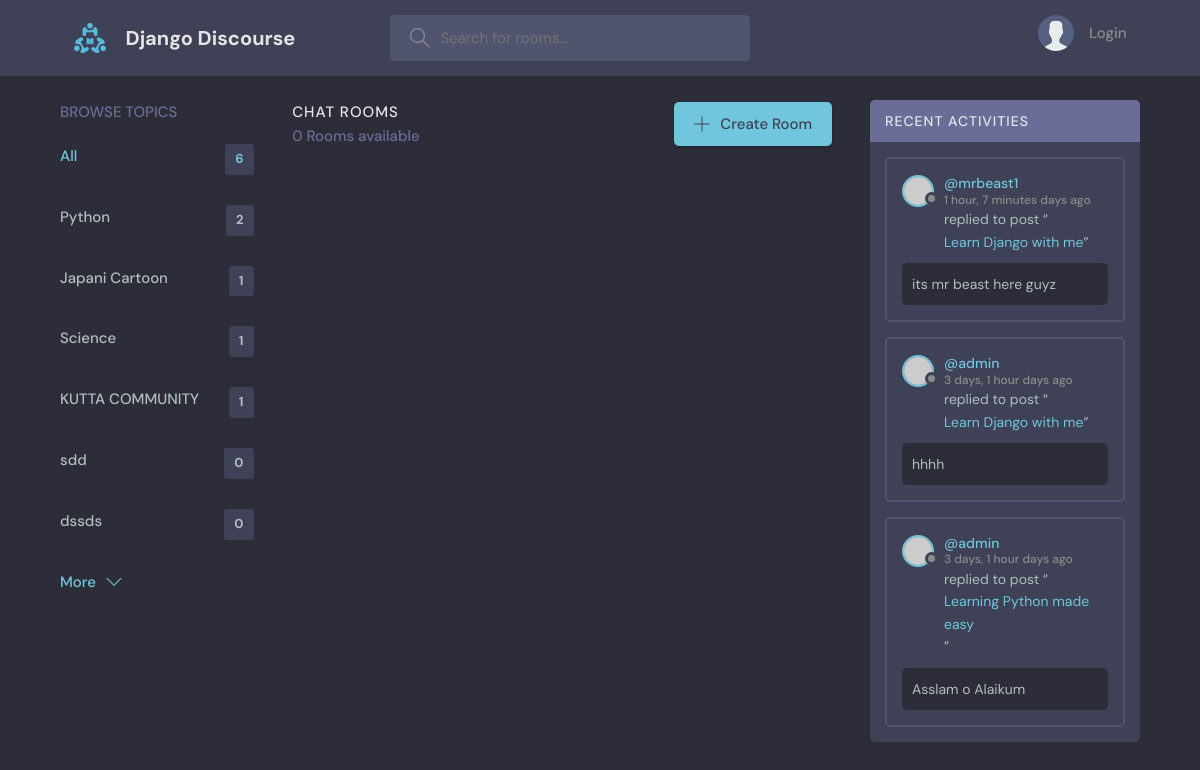
The page /?q=sdd on the database its author committed.
### chat/models.py (models this page shows, shortened)
class Topic(models.Model):
    topic = models.CharField(max_length=200)
    def __str__(self):
        return self.topic

class Message(models.Model):
    user = models.ForeignKey(User,on_delete=models.CASCADE)
    room = models.ForeignKey(Room,on_delete=models.CASCADE)
    message = models.TextField()
    updated = models.DateTimeField(auto_now=True)
    created = models.DateTimeField(auto_now_add=True)

class Room(models.Model):
    host = models.ForeignKey(User,on_delete=models.SET_NULL,null=True)
    name = models.CharField(max_length=200)
    description = models.TextField(null=True,blank=True)
    participants = models.ManyToManyField(User,related_name="Participants",blank=True)
    topic = models.ForeignKey(Topic,on_delete=models.SET_NULL,null=True)
    updated = models.DateTimeField(auto_now=True)
    created = models.DateTimeField(auto_now_add=True)
    class Meta:
        ordering = ['-updated','-created']
    def __str__(self):
        return self.name

### chat/views.py (the view)
# urls.py: 2. Add a URL to urlpatterns:  path('', views.home, name='home')
def home(request):
    q = request.GET.get('q')  if request.GET.get('q') != None else ''
    rooms = Room.objects.filter(
        Q(topic__topic__icontains=q) |
        Q(name__icontains=q) |
        Q(description__icontains=q)
    )
    room_count = rooms.count()
    topics = Topic.objects.all()
    chats = Message.objects.all().order_by('-created')
    context = {'rooms' : rooms,'topics' : topics,'room_count' : room_count,'chats': chats,'page' : 'Django Discourse'}
    return render(request,'chat/home.html',context)

### chat/templates/chat/home.html (shortened to what this page needs)
{% extends "base.html" %}
{% block content %}
<main class="layout layout--3">
  <div class="container">
    {% include 'chat/topics_components.html' %}
    <div class="roomList">
      <div class="roomList__header">
        <div>
          <h2>Chat Rooms</h2>
          <p>{{room_count}} Rooms available</p>
        </div>
        <a class="btn btn--main" href="{% url 'create-room' %}">
          <svg
            version="1.1"
            xmlns="http://www.w3.org/2000/svg"
            width="32"
            height="32"
            viewBox="0 0 32 32"
          >
            <title>add</title>
            <path
              d="M16.943 0.943h-1.885v14.115h-14.115v1.885h14.115v14.115h1.885v-14.115h14.115v-1.885h-14.115v-14.115z"
            ></path>
          </svg>
          Create Room
        </a>
      </div>
    </div>
    {% include 'chat/activity_components.html' %}
  </div>
</main>
{% endblock  %}

### chat/templates/chat/topics_components.html
<div class="topics">
    <div class="topics__header">
      <h2>Browse Topics</h2>
    </div>
    <ul class="topics__list">
      <li>
        <a href="{% url 'home' %}" class="active">All<span>{{topics.count}}</span></a>
      </li>
      {% for topic in topics %}
      <li>
        <a href="{% url 'home' %}?q={{topic}}">{{topic}}<span>{{topic.room_set.all.count}}</span></a>
      </li>
      {% endfor %}
    </ul>
    <a class="btn btn--link" href="{% url 'home' %}">
      More
      <svg
        version="1.1"
        xmlns="http://www.w3.org/2000/svg"
        width="32"
        height="32"
        viewBox="0 0 32 32"
      >
        <title>chevron-down</title>
        <path d="M16 21l-13-13h-3l16 16 16-16h-3l-13 13z"></path>
      </svg>
    </a>
  </div>

### chat/templates/chat/activity_components.html (shortened to what this page needs)
<div class="activities">
    <div class="activities__header">
      <h2>Recent Activities</h2>
    </div>
    {% for chat in chats|slice:":3" %}
    <div class="activities__box">
      <div class="activities__boxHeader roomListRoom__header">
        <a href="{% url 'userprofile' chat.user.id %}" class="roomListRoom__author">
          <div class="avatar avatar--small">
            <img src="https://randomuser.me/api/portraits/women/11.jpg" />
          </div>
          <p>
            @{{chat.user}}
            <span>{{chat.created|timesince}} days ago</span>
          </p>
        </a>
      </div>
      <div class="activities__boxContent">
        <p>
          replied to post “<a href="{% url 'room' chat.room.id %}">{{chat.room}}</a
          >”
        </p>
        <div class="activities__boxRoomContent">
            {{chat.message}}
        </div>
      </div>
    </div>
    {% endfor %}
  </div>

### static/styles/style.css (style rules this page uses)
:root { --color-main: #71c6dd; --color-main-light: #e1f6fb; --color-dark: #3f4156; --color-dark-medium: #51546e; --color-dark-light: #696d97; --color-light: #e5e5e5; --color-gray: #8b8b8b; --color-light-gray: #b2bdbd; --color-bg: #2d2d39; --color-success: #5dd693; --color-error: #fc4b0b; }
* { font-family: "DM Sans", -apple-system, BlinkMacSystemFont, "Segoe UI", Roboto, Oxygen, Ubuntu, Cantarell, "Open Sans", "Helvetica Neue", sans-serif; margin: 0; padding: 0; box-sizing: border-box; text-rendering: optimizeLegibility; font-size: inherit; }
html { font-size: 56.25%; }
@media only screen and (min-width: 1200px) { html { font-size: 62.5%; } }
body { line-height: 1.6; font-weight: 400; font-size: 1.5rem; color: var(--color-light-gray); background-color: var(--color-bg); min-height: 100vh; }
img { width: 100%; }
a { display: inline-block; color: var(--color-main); text-decoration: none; }
.container { max-width: 120rem; width: 90%; margin: auto; }
.btn { background-color: transparent; border: none; display: inline-flex; align-items: center; gap: 1rem; cursor: pointer; transition: all ease-in-out 0.3s; padding: 1rem 2rem; border-radius: 5px; box-shadow: 1px 1px 3px 1px rgba(0, 0, 0, 0.15); font-weight: 500; }
.btn--link { border-radius: 0; padding: 0; color: var(--color-main); box-shadow: none; }
.btn--main { background-color: var(--color-main); color: var(--color-dark); }
.btn > svg { fill: currentColor; width: 1.6rem; height: 1.6rem; }
.avatar { position: relative; display: inline-block; border-radius: 50%; border: 2px solid var(--color-main); }
.avatar img { display: block; border-radius: 50%; object-fit: cover; object-position: center; }
.avatar::after { content: ""; display: block; position: absolute; background-color: var(--color-gray); z-index: 111; border-radius: 50%; border: 0.3rem solid var(--color-dark); }
.avatar.avatar--small img { width: 2.8rem; height: 2.8rem; }
.avatar.avatar--small:after { width: 0.7rem; height: 0.7rem; bottom: 0px; right: -6px; }
.layout { margin-top: 2.4rem; }
.layout > .container { display: flex; justify-content: space-between; align-items: flex-start; }
.layout--3 > .container > div:first-child { flex-basis: 18%; max-width: 22.5rem; }
.layout--3 > .container > div:nth-child(2) { flex-basis: 50%; }
.layout--3 > .container > div:last-child { flex-basis: 25%; }
.topics__header { margin-bottom: 2rem; }
.topics__header h2 { text-transform: uppercase; font-weight: 500; color: var(--color-dark-light); }
.topics__list { list-style: none; }
.topics__list li a { display: flex; justify-content: space-between; margin-bottom: 3rem; font-weight: 500; color: var(--color-light-gray); transition: all 0.3s ease-in-out; }
.topics__list li a.active, .topics__list li a:hover { color: var(--color-main); }
.topics__list li a span { padding: 0.5rem 1rem; background-color: var(--color-dark); border-radius: 3px; font-size: 1.3rem; font-weight: 700; letter-spacing: 1px; }
.roomList__header { display: flex; justify-content: space-between; align-items: center; margin-bottom: 2.4rem; }
.roomList__header h2 { text-transform: uppercase; font-weight: 500; color: var(--color-light); letter-spacing: 1px; }
.roomList__header p { font-weight: 500; color: var(--color-dark-light); }
.roomListRoom__header { display: flex; justify-content: space-between; align-items: center; }
.roomListRoom__author { font-weight: 500; display: flex; align-items: center; gap: 1rem; }
.activities { background: var(--color-dark); border-radius: 5px; overflow: hidden; }
.activities__header h2 { background-color: var(--color-dark-light); text-transform: uppercase; font-weight: 500; padding: 1rem 1.5rem; color: var(--color-light); letter-spacing: 1px; font-size: 1.4rem; }
.activities__box { margin: 1.5rem; padding: 1.5rem; border: 2px solid var(--color-dark-medium); border-radius: 5px; }
.activities__boxHeader p { font-size: 1.4rem; line-height: 1.3; }
.activities__boxHeader p span { color: var(--color-gray); font-size: 1.2rem; display: block; }
.activities__boxContent { margin-left: 4.2rem; }
.activities__boxContent { font-size: 1.4rem; }
.activities__boxRoomContent { background: var(--color-bg); padding: 1rem; border-radius: 5px; margin-top: 1rem; margin-left: -4.2rem; }

### rows shown on the page
Topic: topic "Python", room_set.all.count "2"
Topic: topic "Japani Cartoon", room_set.all.count "1"
Topic: topic "Science", room_set.all.count "1"
Topic: topic "KUTTA COMMUNITY", room_set.all.count "1"
Topic: topic "sdd", room_set.all.count "0"
Topic: topic "dssds", room_set.all.count "0"
Message: user "mrbeast1", created "1 hour, 7 minutes", room "Learn Django with me", message "its mr beast here guyz"
Message: user "admin", created "3 days, 1 hour", room "Learn Django with me", message "hhhh"
Message: user "admin", created "3 days, 1 hour", room "Learning Python made easy", message "Asslam o Alaikum"

### other values the page prints
{{ topics.count }} "6"
{{ room_count }} "0"
